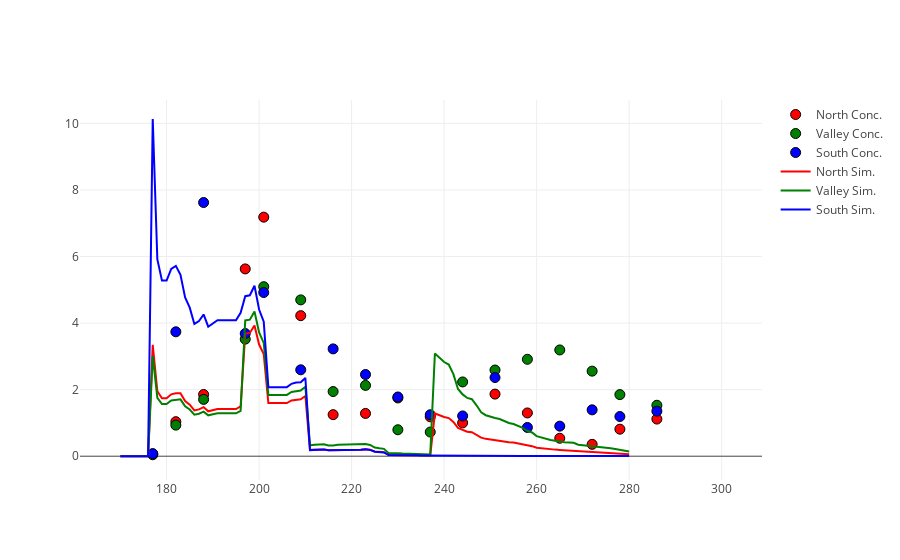

The notebook cell this image was saved under:
### Code cell
data = [nObs, vObs, sObs, traceN, traceV, traceS]

iplot(data)
